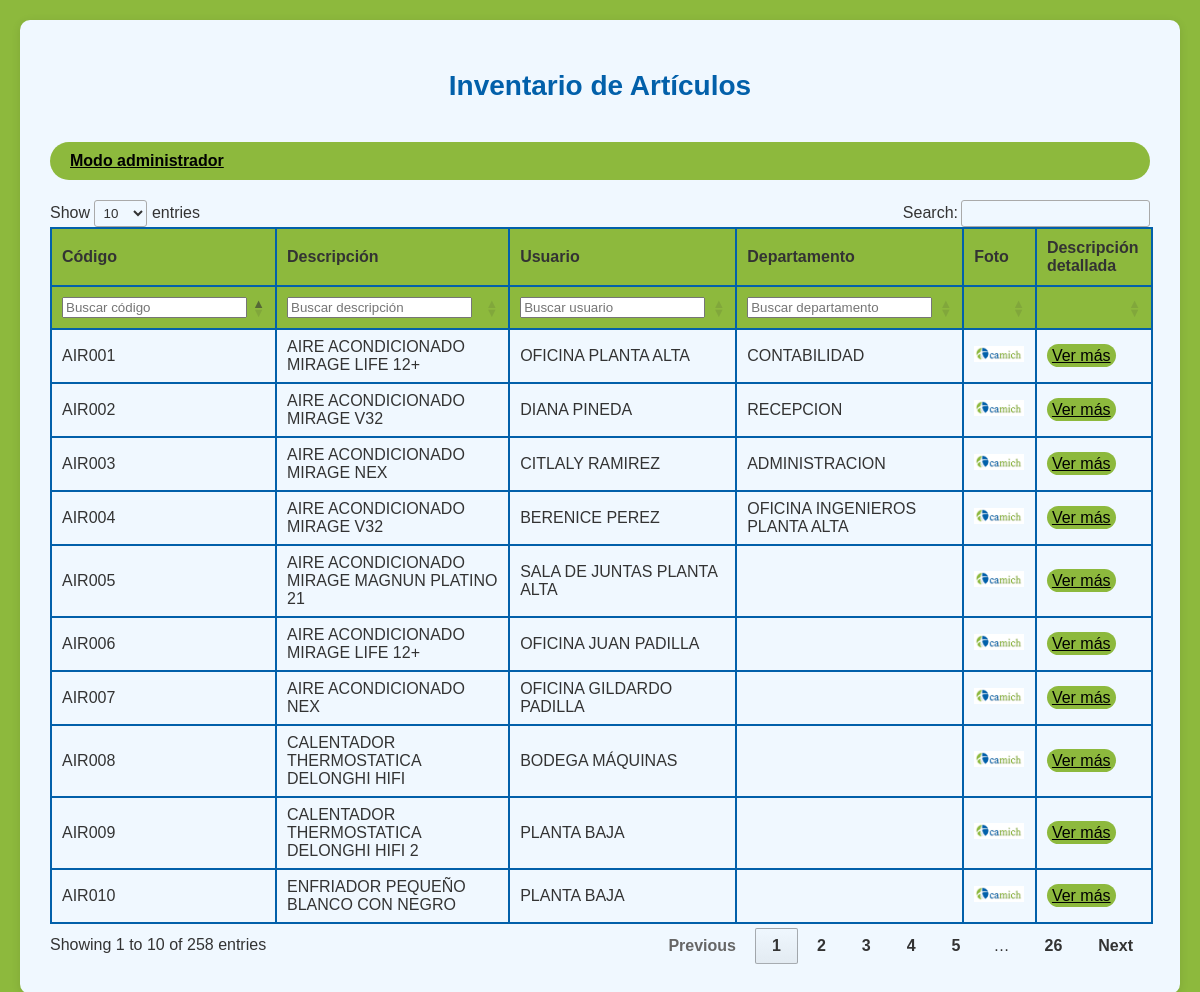
The page / on the database its author committed.
### tables this page shows
CREATE TABLE "objetos" (
	"id"	INTEGER,
	"codigo"	TEXT,
	"descripcion"	TEXT,
	"identificador"	TEXT,
	"usuario"	TEXT,
	"departamento"	TEXT,
	"notas"	TEXT,
	"foto_location"	TEXT,
	PRIMARY KEY("id" AUTOINCREMENT)
);

### app.py (the view)
@app.route('/')
def index():
    with sqlite3.connect('inventario.db') as conn:
        items = conn.execute('SELECT * FROM objetos ORDER BY codigo').fetchall()
    return render_template('index.html', items=items)

### templates/index.html (shortened to what this page needs)
<!DOCTYPE html>
<html>
<head>
    <link rel="stylesheet" href="../static/style.css">
    <link rel="stylesheet" href="https://cdn.datatables.net/1.13.6/css/jquery.dataTables.min.css">
</head>
<body>
    <div id="container">
        <h1>Inventario de Artículos</h1>
        <a href="{{ url_for('admin') }}" >Modo administrador</a>
        <table id="items-table">
            <thead>
                <tr>
                    <th>Código</th>
                    <th>Descripción</th>
                    <th>Usuario</th>
                    <th>Departamento</th>
                    <th>Foto</th>
                    <th>Descripción detallada</th>
                </tr>
                <tr>
                    <th><input type="text" placeholder="Buscar código"></th>
                    <th><input type="text" placeholder="Buscar descripción"></th>
                    <th><input type="text" placeholder="Buscar usuario"></th>
                    <th><input type="text" placeholder="Buscar departamento"></th>
                    <th></th>
                    <th></th>
                </tr>
            </thead>
            <tbody>
                {% for item in items %}
                <tr>
                    <td>{{ item[1] }}</td>
                    <td>{{ item[2] }}</td>
                    <td>{{ item[4] }}</td>
                    <td>{{ item[5] }}</td>
                    <td>
                        <img src="{{ url_for('static', filename='images/' + (item[7] or 'camich.png')) }}" width="50">
                    </td>
                    <td>
                        <a href="{{ url_for('item_detail', codigo=item[1]) }}">Ver más</a>
                    </td>
                </tr>
                {% endfor %}
            </tbody>
        </table>
    </div>
</body>
</html>

### static/style.css (style rules this page uses)
:root { --dt-row-selected: initial !important; --dt-row-selected-text: initial !important; --dt-row-selected-link: initial !important; --dt-row-stripe: initial !important; --dt-row-hover: initial !important; --dt-column-ordering: initial !important; --dt-html-background: initial !important; --main-color: #8db93d; --second-color: #0260aa; --third-color: aliceblue; }
body { font-family: Arial, sans-serif; margin: 0; padding: 20px; background-color: var(--main-color); color: #333; }
h1 { background-color: var(--third-color); color: var(--second-color); font-family: Arial, sans-serif; font-size: 28px; text-align: center; margin-top: 20px; margin-bottom: 20px; }
button, .input-btn, a, a:visited { color:black; padding: 10px 20px; border: none; border-radius: 20px; cursor: pointer; font-weight: bold; transition: all 0.5s cubic-bezier(0.4, 0, 1, 1); background: var(--main-color); }
#container { max-width: 1200px; margin: 0 auto; background: var(--third-color); padding: 30px; border-radius: 10px; box-shadow: 0 2px 10px rgba(0, 0, 0, 0.1); display: flex; flex-direction: column; gap: 20px; }
table a { padding-top: 3px; padding-bottom: 3px; padding-left: 5px; padding-right: 5px; font-weight: lighter; }
table, th, td { border-collapse: collapse; border: px solid #0260aa !important; }
th { background-color: var(--main-color); }
#items-table { border: 2px solid var(--second-color) !important; border-collapse: collapse !important; }
#items-table thead, th, td { border: 2px solid var(--second-color) !important; border-collapse: collapse !important; }
#items-table thead th { background-color: var(--main-color) !important; }

### rows shown on the page
objetos: codigo "AIR001", descripcion "AIRE ACONDICIONADO MIRAGE LIFE 12+", usuario "OFICINA PLANTA ALTA", departamento "CONTABILIDAD", foto_location (picture)
objetos: codigo "AIR002", descripcion "AIRE ACONDICIONADO MIRAGE V32", usuario "DIANA PINEDA", departamento "RECEPCION", foto_location (picture)
objetos: codigo "AIR003", descripcion "AIRE ACONDICIONADO MIRAGE NEX", usuario "CITLALY RAMIREZ", departamento "ADMINISTRACION"
objetos: codigo "AIR004", descripcion "AIRE ACONDICIONADO MIRAGE V32", usuario "BERENICE PEREZ", departamento "OFICINA INGENIEROS PLANTA ALTA"
objetos: codigo "AIR005", descripcion "AIRE ACONDICIONADO MIRAGE MAGNUN PLATINO 21", usuario "SALA DE JUNTAS PLANTA ALTA"
objetos: codigo "AIR006", descripcion "AIRE ACONDICIONADO MIRAGE LIFE 12+", usuario "OFICINA JUAN PADILLA"
objetos: codigo "AIR007", descripcion "AIRE ACONDICIONADO NEX", usuario "OFICINA GILDARDO PADILLA"
objetos: codigo "AIR008", descripcion "CALENTADOR THERMOSTATICA DELONGHI HIFI", usuario "BODEGA MÁQUINAS"
objetos: codigo "AIR009", descripcion "CALENTADOR THERMOSTATICA DELONGHI HIFI 2", usuario "PLANTA BAJA"
objetos: codigo "AIR010", descripcion "ENFRIADOR PEQUEÑO BLANCO CON NEGRO", usuario "PLANTA BAJA"
